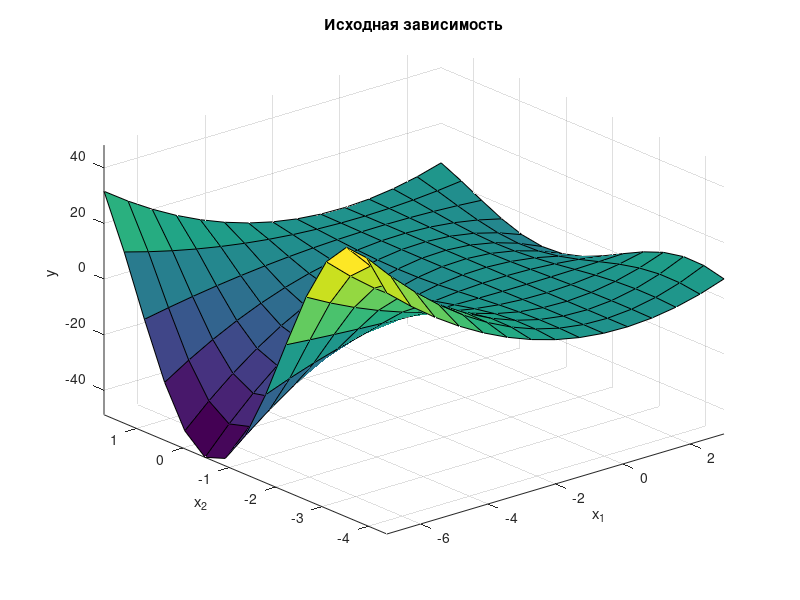
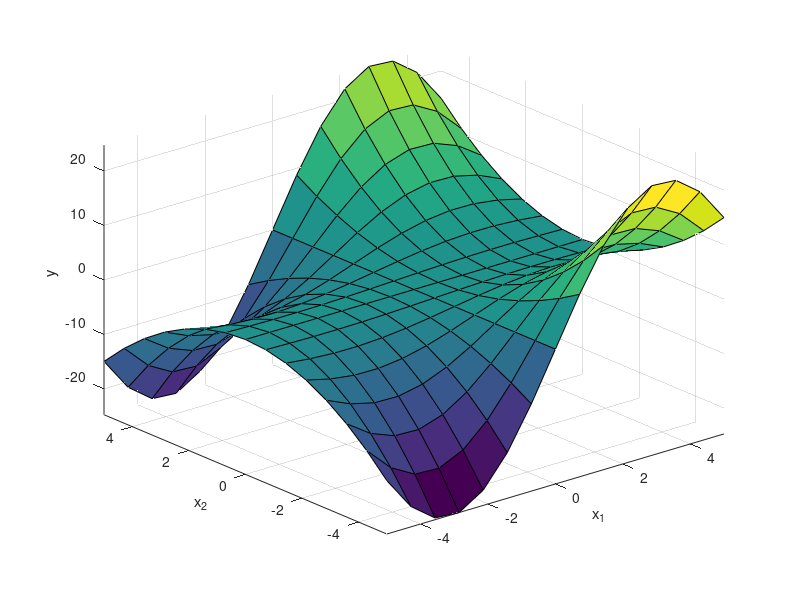

Reproduce these figures in MATLAB, in order.
%   Нечёткая аппроксимация завуисимости: y=x1^2*sin(x2-1) и др.
%                                                      (LR_1_FuzzyApr_ZD.m)
%==========================================================================
close all
%---------------------------------------------
% Построение графика функции  y=x1^2*sin(x2-1)
% в области    x1 e [-7, 3];  x2 e [-4.4, 1.7]
%---------------------------------------------

n = 15;         % количество точек дискретизации
x1 = linspace(-7,     3, n);
x2 = linspace(-4.4, 1.7, n);

y = zeros(n, n);

for i = 1:n
    y(i,:) = x1.^2 * sin(x2(i)-1);   
end    

%---------------------------------------------
h1 = figure(1);
set(h1,'Position',[3   737   330   260])
% get(h1,'Position')
surf(x1, x2, y)
axis([min(x1)  max(x1) ...
      min(x2)  max(x2)  ...
      min(min(y))  max(max(y)) ]); 
view(-40,30)
xlabel('x_1');   ylabel('x_2');   zlabel('y');
title('Исходная зависимость') 

% %==========================================================================
% yx = zeros(n, n);
% 
% % ********************************* Var_1 ***
% 
% x1 = linspace(-3, 0, n);
% x2 = linspace(-2, 2, n);
% 
% for i = 1:n
%     yx(i,:) = -sin(x1).*sin((x1.^2)/pi)-sin(x2(i))*sin((x2(i)^2)/pi);   
% end    
% %---------------------------------------------
% h2 = figure(2);
% set(h2,'Position',[3   392   330   260])
% surf(x1, x2, yx)
% axis([min(x1)  max(x1) ...
%       min(x2)  max(x2)  ...
%       min(min(yx))  max(max(yx)) ]); 
% view(-40,30)
% xlabel('x_1');   ylabel('x_2');   zlabel('y');
% % title('Var 1') 
% 
% % ********************************* Var_2 ***
% 
% x1 = linspace(0, 2, n);
% x2 = linspace(0, 2, n);
% 
% for i = 1:n
%     yx(i,:) = x1.*sin(4*x1)+1.1*x2(i)*sin(2*x2(i));   
% end    
% %---------------------------------------------
% h3 = figure(3);
% set(h3,'Position',[3   49   330   260])
% surf(x1, x2, yx)
% axis([min(x1)  max(x1) ...
%       min(x2)  max(x2)  ...
%       min(min(yx))  max(max(yx)) ]); 
% view(-40,30)
% xlabel('x_1');   ylabel('x_2');   zlabel('y');
% % title('Var 2') 
% 
% % ********************************* Var_3 ***
% 
% x1 = linspace(-4, 2, n);
% x2 = linspace(-5, 3, n);
% 
% yx = zeros(n, n);
% 
% for i = 1:n
%     yx(i,:) = 50-x1.^2 * (cos(x2(i))+1);   
% end    
% %---------------------------------------------
% h4 = figure(4);
% set(h4,'Position',[342   392   330   260])
% surf(x1, x2, yx)
% axis([min(x1)  max(x1) ...
%       min(x2)  max(x2)  ...
%       min(min(yx))  max(max(yx)) ]); 
% view(-40,30)
% xlabel('x_1');   ylabel('x_2');   zlabel('y');
% % title('Var 3') 
% 
% % ********************************* Var_4 ***
% 
% x1 = linspace(-4, 2, n);
% x2 = linspace(-4, 3, n);
% 
% yx = zeros(n, n);
% 
% for i = 1:n
%     yx(i,:) = x1.^2 * (sin(x2(i))+1);   
% end    
% %---------------------------------------------
% h5 = figure(5);
% set(h5,'Position',[342   49   330   260])
% surf(x1, x2, yx)
% axis([min(x1)  max(x1) ...
%       min(x2)  max(x2)  ...
%       min(min(yx))  max(max(yx)) ]); 
% view(-40,30)
% xlabel('x_1');   ylabel('x_2');   zlabel('y');
% % title('Var 4') 

% % ********************************* Var_5 ***
%  
% x1 = linspace(-5, 5, n);
% x2 = linspace(-5, 5, n);
% 
% for i = 1:n
%     yx(i,:) = x1.^2 + x2(i).^2;   
% end    
% %---------------------------------------------
% h6 = figure(6);
% set(h6,'Position',[681   392   330   260])
% surf(x1, x2, yx)
% axis([min(x1)  max(x1) ...
%       min(x2)  max(x2)  ...
%       min(min(yx))  max(max(yx)) ]); 
% view(-40,30)
% xlabel('x_1');   ylabel('x_2');   zlabel('y');
% % title('Var 5') 
% 
% % ********************************* Var_6 ***
% 
% x1 = linspace(-6, 6, n);
% x2 = linspace(-6, 6, n);
% 
% for i = 1:n
%     yx(i,:) = x1.^2 - x2(i).^2;   
% end    
% %---------------------------------------------
% h7 = figure(7);
% set(h7,'Position',[681   49   330   260])
% surf(x1, x2, yx)
% axis([min(x1)  max(x1) ...
%       min(x2)  max(x2)  ...
%       min(min(yx))  max(max(yx)) ]); 
% view(-40,30)
% xlabel('x_1');   ylabel('x_2');   zlabel('y');
% % title('Var 6') 
% 
% % ********************************* Var_7 ***
% 
% x1 = linspace(-8, 8, n);
% x2 = linspace(-8, 8, n);
% 
% for i = 1:n
%     yx(i,:) = -x1.^2 - x2(i).^2;   
% end 
% %---------------------------------------------
% h8 = figure(8);
% set(h8,'Position',[1020  392   330   260])
% surf(x1, x2, yx)
% axis([min(x1)  max(x1) ...
%       min(x2)  max(x2)  ...
%       min(min(yx))  max(max(yx)) ]); 
% view(-40,30)
% xlabel('x_1');   ylabel('x_2');   zlabel('y');
% % title('Var 7') 
% 
% % ********************************* Var_8 ***
% 
% x1 = linspace(-5, 10, n);
% x2 = linspace(-5, 10, n);
% 
% for i = 1:n
%     yx(i,:) = -x1.^2 + 3*x2(i).^2;   
% end    
% %---------------------------------------------
% h9 = figure(9);
% set(h9,'Position',[1020  49   330   260])
% surf(x1, x2, yx)
% axis([min(x1)  max(x1) ...
%       min(x2)  max(x2)  ...
%       min(min(yx))  max(max(yx)) ]); 
% view(-40,30)
% xlabel('x_1');   ylabel('x_2');   zlabel('y');
% % title('Var 8') 
% 
% % ********************************* Var_9 ***
% 
% n = 15;         % количество точек дискретизации
% x1 = linspace(-7,     3, n);
% x2 = linspace(-4.4, 1.7, n);
% 
% y = zeros(n, n);
% 
% for i = 1:n
%     yx(i,:) = -x1.^2 * sin(x2(i)-1);   
% end    
% %---------------------------------------------
% h10 = figure(10);
% set(h10,'Position',[1359 392   330   260])
% surf(x1, x2, yx)
% axis([min(x1)  max(x1) ...
%       min(x2)  max(x2)  ...
%       min(min(yx))  max(max(yx)) ]); 
% view(-40,30)
% xlabel('x_1');   ylabel('x_2');   zlabel('y');
% % title('Var 9') 
% 
% ********************************* Var_10 ***

x1 = linspace(-5, 5, n);
x2 = linspace(-5, 5, n);

for i = 1:n
    yx(i,:) = sin(0.5*x1)*x2(i).^2;   
end    
%---------------------------------------------
h11 = figure(11);
set(h11,'Position',[1359 49   330   260])
surf(x1, x2, yx)
axis([min(x1)  max(x1) ...
      min(x2)  max(x2)  ...
      min(min(yx))  max(max(yx)) ]); 
view(-40,30)
xlabel('x_1');   ylabel('x_2');   zlabel('y');
% title('Var 10') 

% % ********************************************
% % ********************************* Var_11 ***
% 
% x1 = linspace(0, 2*pi, n);
% x2 = linspace(0, 1, n);
% 
% for i = 1:n
%     yx(i,:) = sin(x1)*exp(-3*x2(i));   
% end    
% %---------------------------------------------
% h12 = figure(12);
% set(h12,'Position',[1359 49   330   260])
% surf(x1, x2, yx)
% axis([min(x1)  max(x1) ...
%       min(x2)  max(x2)  ...
%       min(min(yx))  max(max(yx)) ]); 
% view(-40,30)
% xlabel('x_1');   ylabel('x_2');   zlabel('y');
% % title('Var 11') 
% 
% % ********************************* Var_12 ***
% 
% x1 = linspace(0, pi, n);
% x2 = linspace(0.1, 5, n);
% 
% for i = 1:n
%     yx(i,:) = sin(x1).^2*log(x2(i));   
% end    
% %---------------------------------------------
% h13 = figure(13);
% set(h13,'Position',[1359 49   330   260])
% surf(x1, x2, yx)
% axis([min(x1)  max(x1) ...
%       min(x2)  max(x2)  ...
%       min(min(yx))  max(max(yx)) ]); 
% view(-40,30)
% xlabel('x_1');   ylabel('x_2');   zlabel('y');
% % title('Var 12') 
% 
% % ********************************* Var_13 ***
% 
% x1 = linspace(0, pi, n);
% x2 = linspace(-1, 1, n);
% 
% for i = 1:n
%     yx(i,:) = sin(x1-2*x2(i)).^2*exp(-abs(x2(i)));   
% end    
% %---------------------------------------------
% h14 = figure(14);
% set(h14,'Position',[1359 49   330   260])
% surf(x1, x2, yx)
% axis([min(x1)  max(x1) ...
%       min(x2)  max(x2)  ...
%       min(min(yx))  max(max(yx)) ]); 
% view(-40,30)
% xlabel('x_1');   ylabel('x_2');   zlabel('y');
% % title('Var 13') 
% 
% % ********************************* Var_14 ***
% 
% x1 = linspace(-2, 2, n);
% x2 = linspace(-1, 1, n);
% 
% for i = 1:n
%     yx(i,:) = (x1.^2*x2(i)^2 + 2*x1*x2(i)-3)./(x1.^2 +x2(i)^2+1); 
% end    
% ---------------------------------------------
% h15 = figure(15);
% set(h15,'Position',[1359 49   330   260])
% surf(x1, x2, yx)
% axis([min(x1)  max(x1) ...
%       min(x2)  max(x2)  ...
%       min(min(yx))  max(max(yx)) ]); 
% view(-40,30)
% xlabel('x_1');   ylabel('x_2');   zlabel('y');
% % title('Var 14') 
% 
% % ********************************* Var_15 ***
% 
% x1 = linspace(-0.1, 1.5, n);
% x2 = linspace(-pi, pi, n);
% 
% for i = 1:n
%     yx(i,:) = sin(x1*x2(i))./x1; 
% end    
% %---------------------------------------------
% h16 = figure(16);
% set(h16,'Position',[1359 49   330   260])
% surf(x1, x2, yx)
% axis([min(x1)  max(x1) ...
%       min(x2)  max(x2)  ...
%       min(min(yx))  max(max(yx)) ]); 
% view(-40,30)
% xlabel('x_1');   ylabel('x_2');   zlabel('y');
% % title('Var 15') 
% 
% % ********************************* Var_16 ***
% 
% x1 = linspace(0, 4, n);
% x2 = linspace(0, 4, n);
% 
% for i = 1:n
%     yx(i,:) = (1+x1*x2(i)).*(3-x1)*(4-x2(i)); 
% end    
% %---------------------------------------------
% h17 = figure(17);
% set(h17,'Position',[1359 49   330   260])
% surf(x1, x2, yx)
% axis([min(x1)  max(x1) ...
%       min(x2)  max(x2)  ...
%       min(min(yx))  max(max(yx)) ]); 
% view(-40,30)
% xlabel('x_1');   ylabel('x_2');   zlabel('y');
% % title('Var 16') 
% 
% % ********************************* Var_17 ***
% 
% x1 = linspace(-1.5, 1.5, n);
% x2 = linspace(-2.2, 2.2, n);
% 
% for i = 1:n
%     yx(i,:) = exp(-abs(x1)).*(x1.^5+x2(i)^4).*sin(x1*x2(i));
% end    
% %---------------------------------------------
% h18 = figure(18);
% set(h18,'Position',[1359 49   330   260])
% surf(x1, x2, yx)
% axis([min(x1)  max(x1) ...
%       min(x2)  max(x2)  ...
%       min(min(yx))  max(max(yx)) ]); 
% view(-40,30)
% xlabel('x_1');   ylabel('x_2');   zlabel('y');
% % title('Var 17') 
% 
% % ********************************* Var_18 ***
% 
% x1 = linspace(-1*pi, 1*pi, n);
% x2 = linspace(-3, 3, n);
% 
% for i = 1:n
%     yx(i,:) = (x2(i)^2-3)*sin(x1/(abs(x2(i))+1));
% end    
% ---------------------------------------------
% h19 = figure(19);
% set(h19,'Position',[1359 49   330   260])
% surf(x1, x2, yx)
% axis([min(x1)  max(x1) ...
%       min(x2)  max(x2)  ...
%       min(min(yx))  max(max(yx)) ]); 
% view(-40,30)
% xlabel('x_1');   ylabel('x_2');   zlabel('y');
% title('Var 18') 
% 
% % ********************************************
% 